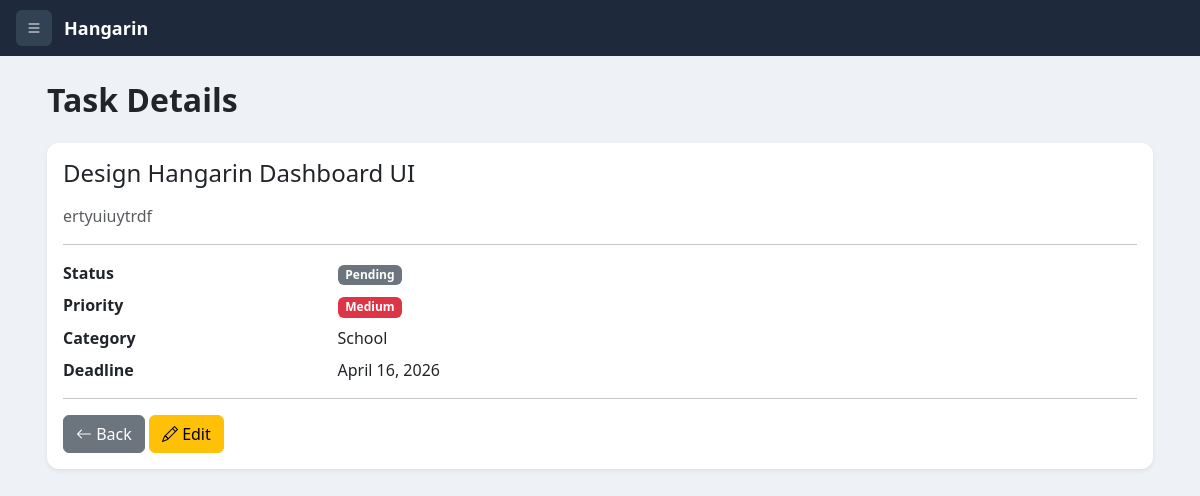
The app's page /task/22/ with its own data.
### planner/models.py (models this page shows, shortened)
class BaseModel(models.Model):
    created_at = models.DateTimeField(auto_now_add=True)
    updated_at = models.DateTimeField(auto_now=True)
    class Meta:
        abstract = True

class Task(BaseModel):
    STATUS_CHOICES = [
        ("Pending", "Pending"),
        ("In Progress", "In Progress"),
        ("Completed", "Completed"),
    ]
    title = models.CharField(max_length=255)
    description = models.TextField()
    deadline = models.DateTimeField()
    status = models.CharField(
        max_length=50,
        choices=STATUS_CHOICES,
        default="Pending"
    )
    category = models.ForeignKey(Category, on_delete=models.CASCADE)
    priority = models.ForeignKey(Priority, on_delete=models.CASCADE)

class Priority(models.Model):
    name = models.CharField(max_length=100)
    class Meta:
        verbose_name = "Priority"
        verbose_name_plural = "Priorities"
    def __str__(self):
        return self.name

class Category(models.Model):
    name = models.CharField(max_length=100)
    class Meta:
        verbose_name = "Category"
        verbose_name_plural = "Categories"
    def __str__(self):
        return self.name

### planner/views.py (the view)
# urls.py: path('task/<int:pk>/', views.task_view, name='task_view'),
def task_view(request, pk):
    task = get_object_or_404(Task, pk=pk)
    return render(request, "task_view.html", {"task": task})

### templates/task_view.html
{% extends "base.html" %}
{% block content %}
<div class="container">
<h2 class="mb-4 fw-semibold">Task Details</h2>
<div class="card shadow-sm">
<div class="card-body">
<h4 class="mb-3">{{ task.title }}</h4>
<p class="text-muted">
{{ task.description }}
</p>
<hr>
<div class="row mb-2">
<div class="col-md-3 fw-semibold">
Status
</div>
<div class="col-md-9">
<span class="badge bg-secondary">
{{ task.status }}
</span>
</div>
</div>
<div class="row mb-2">
<div class="col-md-3 fw-semibold">
Priority
</div>
<div class="col-md-9">
<span class="badge bg-danger">
{{ task.priority }}
</span>
</div>
</div>
<div class="row mb-2">
<div class="col-md-3 fw-semibold">
Category
</div>
<div class="col-md-9">
{{ task.category }}
</div>
</div>
<div class="row mb-2">
<div class="col-md-3 fw-semibold">
Deadline
</div>
<div class="col-md-9">
{{ task.deadline|date:"F d, Y" }}
</div>
</div>
<hr>
<div class="mt-3">
<a href="{% url 'task_list' %}" class="btn btn-secondary">
<i class="bi bi-arrow-left"></i> Back
</a>
<a href="{% url 'task_update' task.id %}" class="btn btn-warning">
<i class="bi bi-pencil"></i> Edit
</a>
</div>
</div>
</div>
</div>
{% endblock %}

### templates/base.html (style rules this page uses)
* { box-sizing:border-box; }
body { background:#eef2f7; font-family:'Segoe UI', Tahoma, Geneva, Verdana, sans-serif; margin:0; padding:0; }
.card { border:none; border-radius:12px; }

### records on screen
Task: title "Design Hangarin Dashboard UI", description "ertyuiuytrdf", status "Pending", priority "Medium", category "School", deadline "April 16, 2026"
